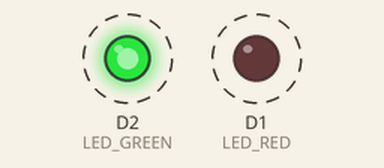
Recording of a sketch running on a simulated ESP8266 (NodeMCU). Shown: output pins drawn as LEDs (lit = HIGH). Dashed ring = blinking.

Above: at 0.1 s.
Timing chart, 0 to 3.0 s (numbered marks = the images above):
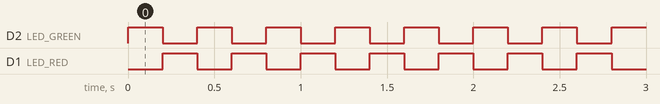

The sketch:

led_blink.ino
```cpp
const int LED_RED = D1;
const int LED_GREEN = D2;
void setup() {
  // put your setup code here, to run once:
  pinMode(LED_RED, OUTPUT);
  pinMode(LED_GREEN, OUTPUT);
}

void loop() {
  // put your main code here, to run repeatedly:
  digitalWrite(LED_RED, LOW);
  digitalWrite(LED_GREEN, HIGH);
  delay(200);                      // Wait for a second
  digitalWrite(LED_RED, HIGH);
  digitalWrite(LED_GREEN, LOW);  // Turn the LED off by making the voltage HIGH
  delay(200);
}
```

Measured:
- by itself, D2 (LED_GREEN), D1 (LED_RED): alternates HIGH for 0.20 s and LOW for 0.20 s
